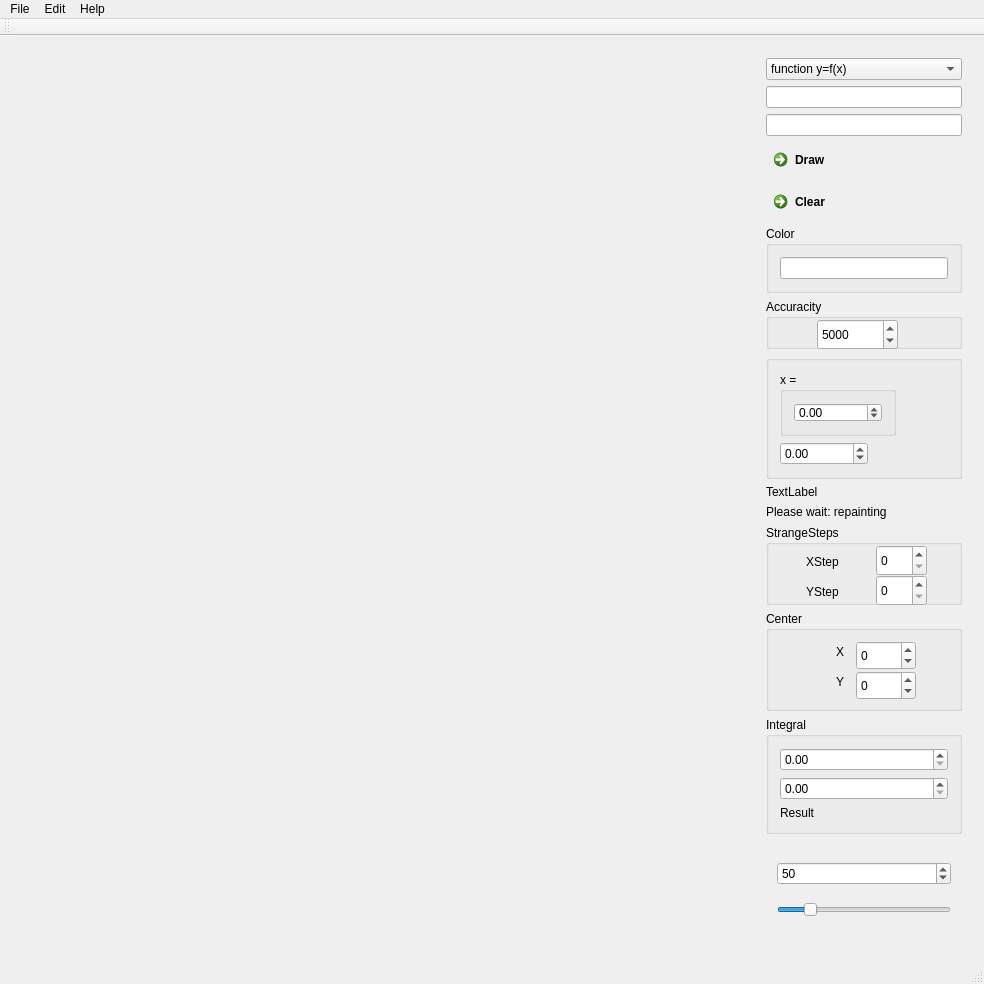
<?xml version="1.0" encoding="UTF-8"?>
<ui version="4.0">
 <class>MainWindow</class>
 <widget class="QMainWindow" name="MainWindow">
  <property name="geometry">
   <rect>
    <x>0</x>
    <y>0</y>
    <width>984</width>
    <height>930</height>
   </rect>
  </property>
  <property name="windowTitle">
   <string>Grapher</string>
  </property>
  <widget class="QWidget" name="centralWidget">
   <layout class="QHBoxLayout" name="horizontalLayout">
    <item>
     <widget class="FuncWrite" name="widget" native="true">
      <property name="sizePolicy">
       <sizepolicy hsizetype="Expanding" vsizetype="Expanding">
        <horstretch>0</horstretch>
        <verstretch>0</verstretch>
       </sizepolicy>
      </property>
      <property name="minimumSize">
       <size>
        <width>0</width>
        <height>0</height>
       </size>
      </property>
      <property name="maximumSize">
       <size>
        <width>100000</width>
        <height>100000</height>
       </size>
      </property>
     </widget>
    </item>
    <item>
     <widget class="QWidget" name="widget_2" native="true">
      <property name="sizePolicy">
       <sizepolicy hsizetype="Minimum" vsizetype="Preferred">
        <horstretch>0</horstretch>
        <verstretch>0</verstretch>
       </sizepolicy>
      </property>
      <property name="minimumSize">
       <size>
        <width>0</width>
        <height>0</height>
       </size>
      </property>
      <property name="maximumSize">
       <size>
        <width>218</width>
        <height>16777215</height>
       </size>
      </property>
      <layout class="QVBoxLayout" name="verticalLayout">
       <item>
        <widget class="QComboBox" name="comboBox">
         <item>
          <property name="text">
           <string>function y=f(x)</string>
          </property>
         </item>
         <item>
          <property name="text">
           <string>function ... = 0</string>
          </property>
         </item>
         <item>
          <property name="text">
           <string>y=f(k) &amp;&amp; x=F(k)</string>
          </property>
         </item>
         <item>
          <property name="text">
           <string>function R(L)</string>
          </property>
         </item>
         <item>
          <property name="text">
           <string>y=f(x,y) &amp;&amp; x=F(x,y)</string>
          </property>
         </item>
         <item>
          <property name="text">
           <string>DZ</string>
          </property>
         </item>
        </widget>
       </item>
       <item>
        <widget class="QLineEdit" name="lineEdit"/>
       </item>
       <item>
        <widget class="QLineEdit" name="lineEdit_2"/>
       </item>
       <item>
        <widget class="QCommandLinkButton" name="drawButton">
         <property name="text">
          <string>Draw</string>
         </property>
        </widget>
       </item>
       <item>
        <widget class="QCommandLinkButton" name="clearButton">
         <property name="text">
          <string>Clear</string>
         </property>
        </widget>
       </item>
       <item>
        <widget class="QGroupBox" name="groupBox_3">
         <property name="minimumSize">
          <size>
           <width>0</width>
           <height>0</height>
          </size>
         </property>
         <property name="title">
          <string>Color</string>
         </property>
         <layout class="QVBoxLayout" name="verticalLayout_2">
          <item>
           <widget class="QLineEdit" name="lineEdit_3"/>
          </item>
         </layout>
        </widget>
       </item>
       <item>
        <widget class="QGroupBox" name="groupBox_4">
         <property name="sizePolicy">
          <sizepolicy hsizetype="Preferred" vsizetype="Fixed">
           <horstretch>0</horstretch>
           <verstretch>0</verstretch>
          </sizepolicy>
         </property>
         <property name="minimumSize">
          <size>
           <width>0</width>
           <height>50</height>
          </size>
         </property>
         <property name="title">
          <string>Accuracity</string>
         </property>
         <widget class="QSpinBox" name="spinBox">
          <property name="geometry">
           <rect>
            <x>51</x>
            <y>20</y>
            <width>81</width>
            <height>31</height>
           </rect>
          </property>
          <property name="minimum">
           <number>100</number>
          </property>
          <property name="maximum">
           <number>20000</number>
          </property>
          <property name="singleStep">
           <number>10</number>
          </property>
          <property name="value">
           <number>5000</number>
          </property>
         </widget>
        </widget>
       </item>
       <item>
        <widget class="QGroupBox" name="groupBox">
         <property name="sizePolicy">
          <sizepolicy hsizetype="Minimum" vsizetype="Fixed">
           <horstretch>0</horstretch>
           <verstretch>0</verstretch>
          </sizepolicy>
         </property>
         <property name="minimumSize">
          <size>
           <width>0</width>
           <height>0</height>
          </size>
         </property>
         <property name="maximumSize">
          <size>
           <width>16777215</width>
           <height>16777215</height>
          </size>
         </property>
         <property name="title">
          <string/>
         </property>
         <layout class="QFormLayout" name="formLayout">
          <property name="fieldGrowthPolicy">
           <enum>QFormLayout::AllNonFixedFieldsGrow</enum>
          </property>
          <item row="2" column="0">
           <widget class="QDoubleSpinBox" name="doubleSpinBox_2">
            <property name="minimum">
             <double>-1000000000.000000000000000</double>
            </property>
            <property name="maximum">
             <double>1000000000.000000000000000</double>
            </property>
           </widget>
          </item>
          <item row="1" column="0">
           <widget class="QGroupBox" name="groupBox_2">
            <property name="title">
             <string>x = </string>
            </property>
            <layout class="QGridLayout" name="gridLayout">
             <item row="1" column="0">
              <widget class="QDoubleSpinBox" name="doubleSpinBox">
               <property name="minimum">
                <double>-1000000000.000000000000000</double>
               </property>
               <property name="maximum">
                <double>1000000000.000000000000000</double>
               </property>
               <property name="singleStep">
                <double>1.000000000000000</double>
               </property>
              </widget>
             </item>
            </layout>
           </widget>
          </item>
         </layout>
        </widget>
       </item>
       <item>
        <widget class="QLabel" name="label">
         <property name="text">
          <string>TextLabel</string>
         </property>
        </widget>
       </item>
       <item>
        <widget class="QLabel" name="label_2">
         <property name="text">
          <string>Please wait: repainting</string>
         </property>
        </widget>
       </item>
       <item>
        <spacer name="verticalSpacer">
         <property name="orientation">
          <enum>Qt::Vertical</enum>
         </property>
         <property name="sizeType">
          <enum>QSizePolicy::Expanding</enum>
         </property>
         <property name="sizeHint" stdset="0">
          <size>
           <width>20</width>
           <height>40</height>
          </size>
         </property>
        </spacer>
       </item>
       <item>
        <widget class="QGroupBox" name="groupBox_6">
         <property name="minimumSize">
          <size>
           <width>0</width>
           <height>80</height>
          </size>
         </property>
         <property name="maximumSize">
          <size>
           <width>16777215</width>
           <height>80</height>
          </size>
         </property>
         <property name="title">
          <string>StrangeSteps</string>
         </property>
         <widget class="QSpinBox" name="spinBox_5">
          <property name="geometry">
           <rect>
            <x>110</x>
            <y>20</y>
            <width>51</width>
            <height>31</height>
           </rect>
          </property>
         </widget>
         <widget class="QSpinBox" name="spinBox_6">
          <property name="geometry">
           <rect>
            <x>110</x>
            <y>50</y>
            <width>51</width>
            <height>31</height>
           </rect>
          </property>
         </widget>
         <widget class="QLabel" name="label_5">
          <property name="geometry">
           <rect>
            <x>40</x>
            <y>30</y>
            <width>57</width>
            <height>14</height>
           </rect>
          </property>
          <property name="text">
           <string>XStep</string>
          </property>
         </widget>
         <widget class="QLabel" name="label_6">
          <property name="geometry">
           <rect>
            <x>40</x>
            <y>60</y>
            <width>57</width>
            <height>14</height>
           </rect>
          </property>
          <property name="text">
           <string>YStep</string>
          </property>
         </widget>
        </widget>
       </item>
       <item>
        <widget class="QGroupBox" name="groupBox_5">
         <property name="sizePolicy">
          <sizepolicy hsizetype="Preferred" vsizetype="Preferred">
           <horstretch>0</horstretch>
           <verstretch>0</verstretch>
          </sizepolicy>
         </property>
         <property name="minimumSize">
          <size>
           <width>0</width>
           <height>100</height>
          </size>
         </property>
         <property name="maximumSize">
          <size>
           <width>16777215</width>
           <height>16777215</height>
          </size>
         </property>
         <property name="title">
          <string>Center</string>
         </property>
         <widget class="QSpinBox" name="spinBox_3">
          <property name="geometry">
           <rect>
            <x>90</x>
            <y>30</y>
            <width>60</width>
            <height>29</height>
           </rect>
          </property>
          <property name="minimum">
           <number>-10000000</number>
          </property>
          <property name="maximum">
           <number>10000000</number>
          </property>
         </widget>
         <widget class="QSpinBox" name="spinBox_4">
          <property name="geometry">
           <rect>
            <x>90</x>
            <y>60</y>
            <width>60</width>
            <height>29</height>
           </rect>
          </property>
          <property name="minimum">
           <number>-1000000</number>
          </property>
          <property name="maximum">
           <number>1000000</number>
          </property>
         </widget>
         <widget class="QLabel" name="label_3">
          <property name="geometry">
           <rect>
            <x>70</x>
            <y>30</y>
            <width>16</width>
            <height>21</height>
           </rect>
          </property>
          <property name="text">
           <string>X</string>
          </property>
         </widget>
         <widget class="QLabel" name="label_4">
          <property name="geometry">
           <rect>
            <x>70</x>
            <y>60</y>
            <width>16</width>
            <height>21</height>
           </rect>
          </property>
          <property name="text">
           <string>Y</string>
          </property>
         </widget>
        </widget>
       </item>
       <item>
        <widget class="QGroupBox" name="groupBox_7">
         <property name="title">
          <string>Integral</string>
         </property>
         <layout class="QVBoxLayout" name="verticalLayout_4">
          <item>
           <widget class="QDoubleSpinBox" name="doubleSpinBox_3"/>
          </item>
          <item>
           <widget class="QDoubleSpinBox" name="doubleSpinBox_4"/>
          </item>
          <item>
           <widget class="QLabel" name="label_7">
            <property name="text">
             <string>Result</string>
            </property>
           </widget>
          </item>
         </layout>
        </widget>
       </item>
       <item>
        <widget class="QWidget" name="widget_3" native="true">
         <property name="minimumSize">
          <size>
           <width>0</width>
           <height>100</height>
          </size>
         </property>
         <layout class="QVBoxLayout" name="verticalLayout_3">
          <item>
           <widget class="QSpinBox" name="spinBox_2">
            <property name="minimum">
             <number>2</number>
            </property>
            <property name="maximum">
             <number>300</number>
            </property>
            <property name="value">
             <number>50</number>
            </property>
           </widget>
          </item>
          <item>
           <widget class="QSlider" name="horizontalSlider">
            <property name="minimum">
             <number>2</number>
            </property>
            <property name="maximum">
             <number>300</number>
            </property>
            <property name="value">
             <number>50</number>
            </property>
            <property name="orientation">
             <enum>Qt::Horizontal</enum>
            </property>
           </widget>
          </item>
         </layout>
        </widget>
       </item>
      </layout>
     </widget>
    </item>
   </layout>
  </widget>
  <widget class="QMenuBar" name="menuBar">
   <property name="geometry">
    <rect>
     <x>0</x>
     <y>0</y>
     <width>984</width>
     <height>20</height>
    </rect>
   </property>
   <widget class="QMenu" name="menuFile">
    <property name="title">
     <string>File</string>
    </property>
    <addaction name="actionDraw"/>
    <addaction name="actionSave"/>
    <addaction name="separator"/>
    <addaction name="actionExit"/>
   </widget>
   <widget class="QMenu" name="menuHelp">
    <property name="title">
     <string>Help</string>
    </property>
    <addaction name="actionHelp"/>
    <addaction name="actionAbout"/>
   </widget>
   <widget class="QMenu" name="menuEdit">
    <property name="title">
     <string>Edit</string>
    </property>
    <addaction name="actionCrossing"/>
    <addaction name="actionZoom"/>
    <addaction name="actionLog"/>
    <addaction name="actionCenter"/>
    <addaction name="actionStrageSteps"/>
    <addaction name="actionIntegral"/>
   </widget>
   <addaction name="menuFile"/>
   <addaction name="menuEdit"/>
   <addaction name="menuHelp"/>
  </widget>
  <widget class="QToolBar" name="mainToolBar">
   <attribute name="toolBarArea">
    <enum>TopToolBarArea</enum>
   </attribute>
   <attribute name="toolBarBreak">
    <bool>false</bool>
   </attribute>
  </widget>
  <widget class="QStatusBar" name="statusBar"/>
  <action name="actionExit">
   <property name="text">
    <string>Exit</string>
   </property>
   <property name="shortcut">
    <string>Ctrl+Q</string>
   </property>
  </action>
  <action name="actionDraw">
   <property name="text">
    <string>Draw</string>
   </property>
   <property name="shortcut">
    <string>Ctrl+D</string>
   </property>
  </action>
  <action name="actionSave">
   <property name="text">
    <string>Save</string>
   </property>
   <property name="shortcut">
    <string>Ctrl+S</string>
   </property>
  </action>
  <action name="actionHelp">
   <property name="text">
    <string>Help</string>
   </property>
   <property name="shortcut">
    <string>Ctrl+H</string>
   </property>
  </action>
  <action name="actionAbout">
   <property name="text">
    <string>About</string>
   </property>
   <property name="shortcut">
    <string>Ctrl+A</string>
   </property>
  </action>
  <action name="actionCrossing">
   <property name="checkable">
    <bool>true</bool>
   </property>
   <property name="text">
    <string>Crossing</string>
   </property>
   <property name="shortcut">
    <string>Ctrl+C</string>
   </property>
  </action>
  <action name="actionZoom">
   <property name="checkable">
    <bool>true</bool>
   </property>
   <property name="text">
    <string>Zoom</string>
   </property>
   <property name="shortcut">
    <string>Ctrl+Z</string>
   </property>
  </action>
  <action name="actionLog">
   <property name="text">
    <string>Log</string>
   </property>
   <property name="shortcut">
    <string>Ctrl+L</string>
   </property>
  </action>
  <action name="actionCenter">
   <property name="checkable">
    <bool>true</bool>
   </property>
   <property name="text">
    <string>Center</string>
   </property>
   <property name="shortcut">
    <string>Ctrl+M</string>
   </property>
  </action>
  <action name="actionStrageSteps">
   <property name="checkable">
    <bool>true</bool>
   </property>
   <property name="text">
    <string>StrageSteps</string>
   </property>
   <property name="shortcut">
    <string>Ctrl+T</string>
   </property>
  </action>
  <action name="actionIntegral">
   <property name="checkable">
    <bool>true</bool>
   </property>
   <property name="text">
    <string>Integral</string>
   </property>
   <property name="shortcut">
    <string>Ctrl+I</string>
   </property>
  </action>
 </widget>
 <layoutdefault spacing="6" margin="11"/>
 <customwidgets>
  <customwidget>
   <class>FuncWrite</class>
   <extends>QWidget</extends>
   <header>funcwrite.h</header>
   <container>1</container>
  </customwidget>
 </customwidgets>
 <resources/>
 <connections/>
</ui>
